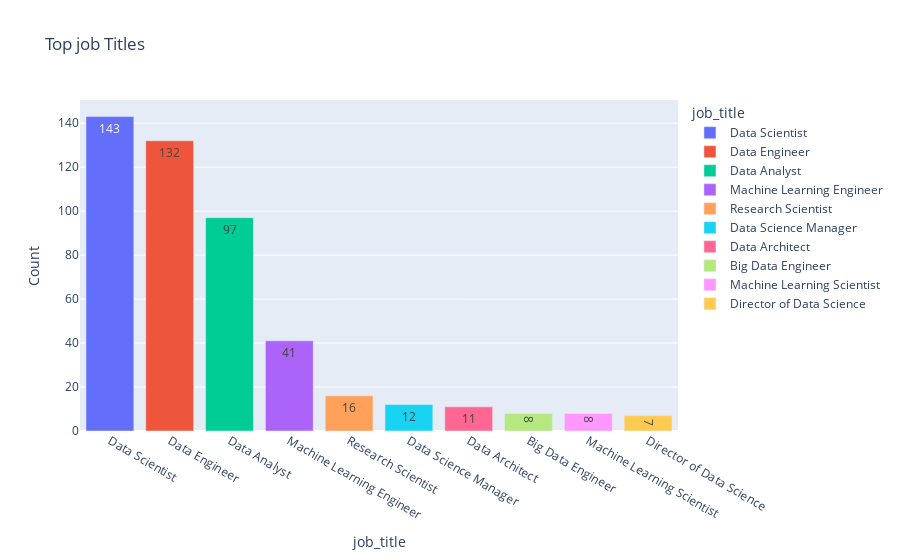

The code cell stored with this chart in its notebook:
### Code cell
fig=px.bar(job_title[:10],x='job_title', y='count', color='job_title', text='count',title='Top job Titles')

fig.update_layout(
    xaxis_title='job_title',
    yaxis_title='Count',
    )

### Figure 1 — Plotly figure (JSON) as saved in the notebook; plotly's stock layout.template omitted (floating-point values rounded to 4 significant figures)
{"data": [{"alignmentgroup": "True", "hovertemplate": "job_title=%{x}<br>count=%{text}<extra></extra>", "legendgroup": "Data Scientist", "marker": {"color": "#636efa", "pattern": {"shape": ""}}, "name": "Data Scientist", "offsetgroup": "Data Scientist", "orientation": "v", "showlegend": true, "text": [143], "textposition": "auto", "type": "bar", "x": ["Data Scientist"], "xaxis": "x", "y": [143], "yaxis": "y"}, {"alignmentgroup": "True", "hovertemplate": "job_title=%{x}<br>count=%{text}<extra></extra>", "legendgroup": "Data Engineer", "marker": {"color": "#EF553B", "pattern": {"shape": ""}}, "name": "Data Engineer", "offsetgroup": "Data Engineer", "orientation": "v", "showlegend": true, "text": [132], "textposition": "auto", "type": "bar", "x": ["Data Engineer"], "xaxis": "x", "y": [132], "yaxis": "y"}, {"alignmentgroup": "True", "hovertemplate": "job_title=%{x}<br>count=%{text}<extra></extra>", "legendgroup": "Data Analyst", "marker": {"color": "#00cc96", "pattern": {"shape": ""}}, "name": "Data Analyst", "offsetgroup": "Data Analyst", "orientation": "v", "showlegend": true, "text": [97], "textposition": "auto", "type": "bar", "x": ["Data Analyst"], "xaxis": "x", "y": [97], "yaxis": "y"}, {"alignmentgroup": "True", "hovertemplate": "job_title=%{x}<br>count=%{text}<extra></extra>", "legendgroup": "Machine Learning Engineer", "marker": {"color": "#ab63fa", "pattern": {"shape": ""}}, "name": "Machine Learning Engineer", "offsetgroup": "Machine Learning Engineer", "orientation": "v", "showlegend": true, "text": [41], "textposition": "auto", "type": "bar", "x": ["Machine Learning Engineer"], "xaxis": "x", "y": [41], "yaxis": "y"}, {"alignmentgroup": "True", "hovertemplate": "job_title=%{x}<br>count=%{text}<extra></extra>", "legendgroup": "Research Scientist", "marker": {"color": "#FFA15A", "pattern": {"shape": ""}}, "name": "Research Scientist", "offsetgroup": "Research Scientist", "orientation": "v", "showlegend": true, "text": [16], "textposition": "auto", "type": "bar", "x": ["Research Scientist"], "xaxis": "x", "y": [16], "yaxis": "y"}, {"alignmentgroup": "True", "hovertemplate": "job_title=%{x}<br>count=%{text}<extra></extra>", "legendgroup": "Data Science Manager", "marker": {"color": "#19d3f3", "pattern": {"shape": ""}}, "name": "Data Science Manager", "offsetgroup": "Data Science Manager", "orientation": "v", "showlegend": true, "text": [12], "textposition": "auto", "type": "bar", "x": ["Data Science Manager"], "xaxis": "x", "y": [12], "yaxis": "y"}, {"alignmentgroup": "True", "hovertemplate": "job_title=%{x}<br>count=%{text}<extra></extra>", "legendgroup": "Data Architect", "marker": {"color": "#FF6692", "pattern": {"shape": ""}}, "name": "Data Architect", "offsetgroup": "Data Architect", "orientation": "v", "showlegend": true, "text": [11], "textposition": "auto", "type": "bar", "x": ["Data Architect"], "xaxis": "x", "y": [11], "yaxis": "y"}, {"alignmentgroup": "True", "hovertemplate": "job_title=%{x}<br>count=%{text}<extra></extra>", "legendgroup": "Big Data Engineer", "marker": {"color": "#B6E880", "pattern": {"shape": ""}}, "name": "Big Data Engineer", "offsetgroup": "Big Data Engineer", "orientation": "v", "showlegend": true, "text": [8], "textposition": "auto", "type": "bar", "x": ["Big Data Engineer"], "xaxis": "x", "y": [8], "yaxis": "y"}, {"alignmentgroup": "True", "hovertemplate": "job_title=%{x}<br>count=%{text}<extra></extra>", "legendgroup": "Machine Learning Scientist", "marker": {"color": "#FF97FF", "pattern": {"shape": ""}}, "name": "Machine Learning Scientist", "offsetgroup": "Machine Learning Scientist", "orientation": "v", "showlegend": true, "text": [8], "textposition": "auto", "type": "bar", "x": ["Machine Learning Scientist"], "xaxis": "x", "y": [8], "yaxis": "y"}, {"alignmentgroup": "True", "hovertemplate": "job_title=%{x}<br>count=%{text}<extra></extra>", "legendgroup": "Director of Data Science", "marker": {"color": "#FECB52", "pattern": {"shape": ""}}, "name": "Director of Data Science", "offsetgroup": "Director of Data Science", "orientation": "v", "showlegend": true, "text": [7], "textposition": "auto", "type": "bar", "x": ["Director of Data Science"], "xaxis": "x", "y": [7], "yaxis": "y"}], "layout": {"barmode": "relative", "legend": {"title": {"text": "job_title"}, "tracegroupgap": 0}, "title": {"text": "Top job Titles"}, "xaxis": {"anchor": "y", "categoryarray": ["Data Scientist", "Data Engineer", "Data Analyst", "Machine Learning Engineer", "Research Scientist", "Data Science Manager", "Data Architect", "Big Data Engineer", "Machine Learning Scientist", "Director of Data Science"], "categoryorder": "array", "domain": [0, 1], "title": {"text": "job_title"}}, "yaxis": {"anchor": "x", "domain": [0, 1], "title": {"text": "Count"}}}}
